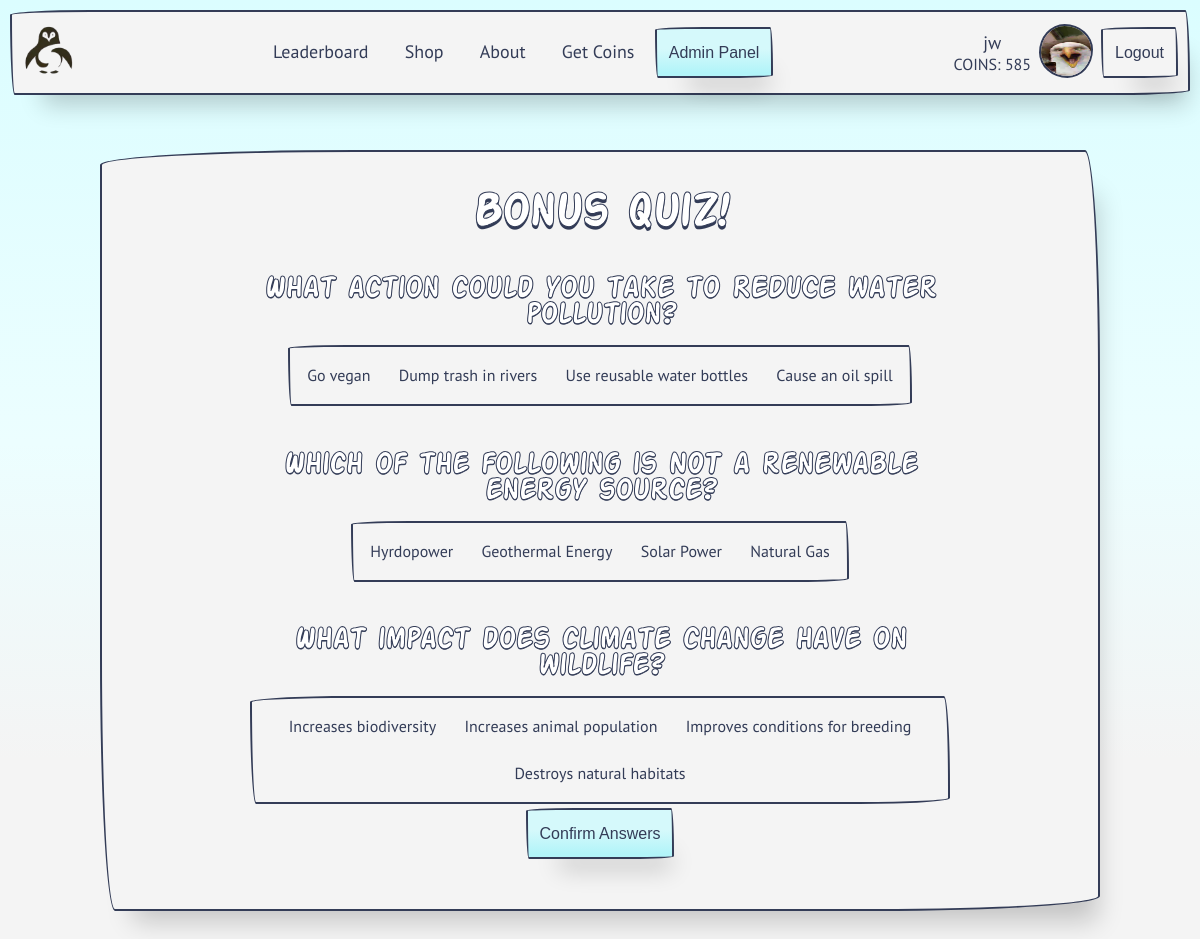
Page /quiz/attempt/ (signed in) on the committed database.
### accounts/models.py (models this page shows, shortened)
class UserInfo(models.Model):
    user = models.OneToOneField(User, on_delete=models.CASCADE)
    coins = models.IntegerField(default=0)
    highscore = models.IntegerField(default=0)
    cumulativeScore = models.IntegerField(default=0)
    picture = models.ImageField(default='media/default.png', upload_to=upload__rename)
    title = models.ForeignKey(Titles, on_delete=models.SET_DEFAULT, default=1)
    background = models.ForeignKey(Backgrounds, on_delete=models.SET_DEFAULT, default=1)
    class Meta:
        db_table = 'user_info'

### quiz/models.py (models this page shows, shortened)
class Question(models.Model):
    q_text = models.CharField(max_length=100) #Text of the question.

class Answer(models.Model):
    question = models.ForeignKey(Question, on_delete=models.CASCADE) #Corresponding question.
    a_text = models.CharField(max_length=100) #Text of the answer option
    label = models.CharField(max_length=1) #Label e.g. A, B, C, not currently being used.
    correct = models.BooleanField(default=False) #Boolean value of whether the option is correct.

### quiz/views.py (the view)
# urls.py: path("attempt/", views.QuizAttempt, name="QuizAttempt"),
def QuizAttempt(request):
    user = request.user #Get session user.
    questions = getQuestions(user) #Generate random 3 questions from pool.
    if(questions == []):
        return render(request, 'quiz/quiz_error.html')
    answers = getAnswers(questions) #Get answers for the questions.
    return render(request, 'quiz/quiz_attempt.html', {'questions':questions,'answers':answers})

### quiz/templatetags/tfilters.py (called while the page is built)
@register.filter
def return_index(list, i):
    try:
        return list[i]
    except:
        return None

### quiz/views.py (called while the page is built)
def getQuestions(user):
    allQuestions = Question.objects.all()
    answered = UserAnsweredQuestion.objects.filter(user = user.id)
    answeredQuestions = [aq.question for aq in answered ]
    unansweredQuestions = [q for q in allQuestions if q not in answeredQuestions]
    if len(unansweredQuestions) < 3:
        return []
    questions = random.sample(unansweredQuestions, k=3)
    return questions

def getAnswers(questions):
    answers = [ [a for a in Answer.objects.filter(question = q)] for q in questions]
    return answers

### templates/quiz/quiz_attempt.html (shortened to what this page needs)
<!DOCTYPE html>
{% extends "../base.html" %}
{% load static %}
{% load tfilters %}
{% block templatepage %}
<html lang="en">
<head>
    <link rel="stylesheet" type="text/css" href="{% static 'css/style.css' %}">
</head>
<body>
    <div id="quizMain">
        <h2>Bonus Quiz!</h2>
        <form method="POST" id="quiz-form" action="{% url 'quiz:QuizResult' %}" class="para">
            {% with question=questions|return_index:0 %}
            {% if question %}
            <h4>{{ question.q_text }}</h4>
            <div class="segmented-button">
                {% for answer in answers|return_index:0 %}
                <label for="{{ answer.id }}">{{ answer.a_text }}</label>
                {% endfor %}
            </div>
            {% endif %}
            {% endwith %}
            {% with question=questions|return_index:1 %}
            {% if question %}
            <h4>{{ question.q_text }}</h4>
            <div class="segmented-button">
                {% for answer in answers|return_index:1 %}
                <label for="{{ answer.id }}">{{ answer.a_text }}</label>
                {% endfor %}
            </div>
            {% endif %}
            {% endwith %}
            {% with question=questions|return_index:2 %}
            {% if question %}
            <h4>{{ question.q_text }}</h4>
            <div class="segmented-button">
                {% for answer in answers|return_index:2 %}
                <label for="{{ answer.id }}">{{ answer.a_text }}</label>
                {% endfor %}
            </div>
            {% endif %}
            {% endwith %}
            <button type="submit" class="primarybutton">Confirm Answers</button>
        </form>
    </div>
</body>
</html>
{% endblock %}

### templates/base.html (shortened to what this page needs)
{% load static %}
<!doctype html>
<html lang="en">
<head>
    <link rel="stylesheet" type="text/css" href="{% static 'css/style.css' %}">
</head>
<nav class="topnav">
    <div class="topnav-left">
        <a class="topnav-brand" href="{% url 'home' %}">
            <img src="{% static '/media/logo.png' %}" alt="">
        </a>
    </div>
    <div class="desktop-navlinks">
        {% if user.is_authenticated %}
        <a href="{% url 'leaderboard' %}" class="nav-link">Leaderboard</a>
        <a href="{% url 'shop' %}" class="nav-link">Shop</a>
        {% endif %}
        <a href="{% url 'home' %}#about" class="nav-link">About</a>
        <a href="{% url 'home' %}#getcoins" class="nav-link">Get Coins</a>
        {% if user.is_superuser %}
        <button class="primarybutton" onclick="location.href='{% url 'siteadmin:adminhome' %}'" type="button">Admin
            Panel</button>
        {% endif %}
    </div>
    <div class="topnav-right">
        {% if user.is_authenticated %}
        <div class="userinfo">
            <a href="{% url 'accounts:profile' username=user.username %}" class="nav-link">{{ user.username }} </a>
            COINS: {{ user.userinfo.coins }}
        </div>
        <a id="pfp" href="{% url 'accounts:profile' username=user.username %}">
            <img class="account-img" src="{{ user.userinfo.picture.url }}" />
        </a>
        <button onclick="location.href='{% url 'accounts:logout' %}'" type="button">Logout</button>
        {% else %}
        <button onclick="location.href='{% url 'accounts:register' %}'" type="button">Register</button>
        <button onclick="location.href='{% url 'accounts:log_in' %}'" type="button" class="primarybutton">Login</button>
        {% endif %}
    </div>
</nav>
<body>
    {% block template %}
    <div class="page">
        {% block templatepage %}
        {% endblock %}
    </div>
    {% endblock %}
</body>
</html>

### rows in the picture
Question: q_text "What action could you take to REDUCE water pollution?"
Answer: a_text "Go vegan"
Answer: a_text "Dump trash in rivers"
Answer: a_text "Use reusable water bottles"
Answer: a_text "Cause an oil spill"
Question: q_text "Which of the following is NOT a renewable energy source?"
Answer: a_text "Hyrdopower"
Answer: a_text "Geothermal Energy"
Answer: a_text "Solar Power"
Answer: a_text "Natural Gas"
Question: q_text "What impact does climate change have on wildlife?"
Answer: a_text "Increases biodiversity"
Answer: a_text "Increases animal population"
Answer: a_text "Improves conditions for breeding"
Answer: a_text "Destroys natural habitats"

### other values in the picture
{{ user.username }} "jw"
{{ user.userinfo.coins }} "585"
